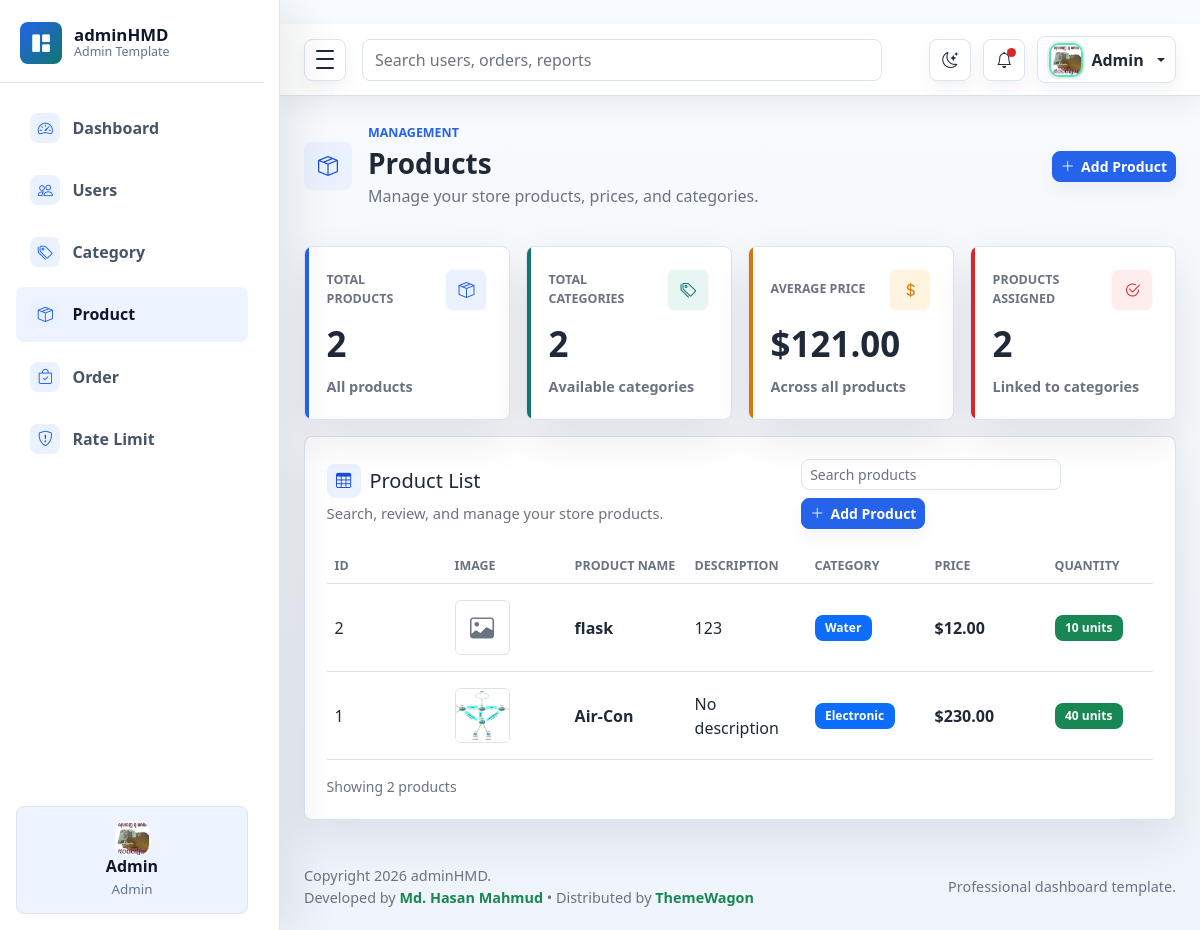
/admin/product (signed in), run on the app's committed database.
### models/product.py (models this page shows)
class Product(db.Model):
    id = db.Column(db.Integer, primary_key=True)
    name = db.Column(db.String(80), nullable=False)
    description = db.Column(db.String(255))
    price = db.Column(db.Float, nullable=False)
    qty = db.Column(db.Integer, nullable=False, default=0)
    image = db.Column(db.String(255), nullable=True)
    category_id = db.Column(db.Integer, db.ForeignKey('category.id'), nullable=False)

### models/category.py (models this page shows)
class Category(db.Model):
    id = db.Column(db.Integer, primary_key=True)
    name = db.Column(db.String(80), nullable=False)
    description = db.Column(db.String(255))
    products = db.relationship('Product', backref='category', lazy=True)

### admin/product.py (the view)
@admin_bp.get('/product')
@login_required
@limiter.limit("10 per minute")
def products():
    products = db.session.query(
        Product,
        Category.name.label('category_name')
    ).join(
        Category,
        Product.category_id == Category.id
    ).order_by(Product.id.desc()).all()
    product_list = [
        {
            'id': product.id,
            'name': product.name,
            'description': product.description,
            'price': product.price,
            'qty': product.qty,
            'image': product.image,
            'category_name': category_name
        }
        for product, category_name in products
    ]
    total_products = Product.query.count()
    total_categories = Category.query.count()
    average_price = db.session.query(
        db.func.avg(Product.price)
    ).scalar() or 0
    categorized_products = Product.query.filter(
        Product.category_id.isnot(None)
    ).count()
    return render_template(
        'admin/product/product.html',
        products=product_list,
        total_products=total_products,
        total_categories=total_categories,
        average_price=average_price,
        categorized_products=categorized_products,
        module='product'
    )

### admin/auth.py (called while the page is built)
def login_required(view):
    @wraps(view)
    def wrapped(*args, **kwargs):
        if not session.get('is_login'):
            return redirect(url_for("admin_bp.admin_login", next=request.path))
        return view(*args, **kwargs)
    return wrapped

### templates/admin/product/product.html (shortened to what this page needs)
{% extends 'admin/master.html' %}
{% block content %}
<main class="dashboard-content">
    <div class="container-fluid px-3 px-lg-4 py-4">
        <div class="page-heading">
            <div class="page-heading-copy">
                    <span class="page-icon">
                        <i class="bi bi-box-seam" aria-hidden="true"></i>
                    </span>
                <div>
                    <p class="eyebrow mb-1">Management</p>
                    <h1 class="h3 mb-1">Products</h1>
                    <p class="text-muted mb-0">Manage your store products, prices, and categories.</p>
                </div>
            </div>
            <div class="heading-actions">
                <a class="btn btn-primary btn-sm"
                   href="{{ url_for('admin_bp.add_product') }}">
                    <i class="bi bi-plus-lg" aria-hidden="true"></i> Add Product
                </a>
            </div>
        </div>
        <section class="row g-3 mt-1" aria-label="Product summary">
            <div class="col-12 col-sm-6 col-xl-3">
                <article class="metric-card metric-primary">
                    <div class="metric-top">
                        <span class="metric-label">Total Products</span>
                        <span class="metric-icon">
                                <i class="bi bi-box-seam" aria-hidden="true"></i>
                            </span>
                    </div>
                    <div class="metric-value">{{ total_products }}</div>
                    <div class="metric-meta">
                        <span>All products</span>
                    </div>
                </article>
            </div>
            <div class="col-12 col-sm-6 col-xl-3">
                <article class="metric-card metric-success">
                    <div class="metric-top">
                        <span class="metric-label">Total Categories</span>
                        <span class="metric-icon">
                                <i class="bi bi-tags" aria-hidden="true"></i>
                            </span>
                    </div>
                    <div class="metric-value">{{ total_categories }}</div>
                    <div class="metric-meta">
                        <span>Available categories</span>
                    </div>
                </article>
            </div>
            <div class="col-12 col-sm-6 col-xl-3">
                <article class="metric-card metric-warning">
                    <div class="metric-top">
                        <span class="metric-label">Average Price</span>
                        <span class="metric-icon">
                                <i class="bi bi-currency-dollar" aria-hidden="true"></i>
                            </span>
                    </div>
                    <div class="metric-value">${{ "%.2f"|format(average_price) }}</div>
                    <div class="metric-meta">
                        <span>Across all products</span>
                    </div>
                </article>
            </div>
            <div class="col-12 col-sm-6 col-xl-3">
                <article class="metric-card metric-danger">
                    <div class="metric-top">
                        <span class="metric-label">Products Assigned</span>
                        <span class="metric-icon">
                                <i class="bi bi-check2-circle" aria-hidden="true"></i>
                            </span>
                    </div>
                    <div class="metric-value">{{ categorized_products }}</div>
                    <div class="metric-meta">
                        <span>Linked to categories</span>
                    </div>
                </article>
            </div>
        </section>
        <section class="panel mt-3">
            <div class="panel-header">
                <div>
                    <h2 class="h5 mb-1 section-title">
                        <i class="bi bi-table" aria-hidden="true"></i>
                        <span>Product List</span>
                    </h2>
                    <p class="text-muted mb-0">
                        Search, review, and manage your store products.
                    </p>
                </div>
                <div class="d-flex flex-wrap gap-2">
                    <input
                            class="form-control form-control-sm table-search"
                            type="search"
                            placeholder="Search products"
                            data-table-search="productsTable"
                            aria-label="Search products">
                    <a class="btn btn-primary btn-sm"
                       href="{{ url_for('admin_bp.add_product') }}">
                        <i class="bi bi-plus-lg" aria-hidden="true"></i>
                        Add Product
                    </a>
                </div>
            </div>
            <div class="table-responsive">
                <table class="table align-middle mb-0"
                       id="productsTable"
                       data-searchable-table>
                    <thead>
                    <tr>
                        <th scope="col">ID</th>
                        <th scope="col">Image</th>
                        <th scope="col">Product Name</th>
                        <th scope="col">Description</th>
                        <th scope="col">Category</th>
                        <th scope="col">Price</th>
                        <th scope="col">Quantity</th>
                    </tr>
                    </thead>
                    <tbody>
                    {% for product in products %}
                    <tr>
                        <td>{{ product.id }}</td>
                        <td>
                            {% if product.image %}
                            <img
                                    src="{{ url_for('static', filename='uploads/products/' ~ product.image) }}"
                                    alt="{{ product.name }}"
                                    class="rounded border"
                                    width="55"
                                    height="55"
                                    style="object-fit: cover;"
                            >
                            {% else %}
                            <div class="rounded border d-flex align-items-center justify-content-center text-muted"
                                 style="width: 55px; height: 55px;">
                                <i class="bi bi-image fs-4" aria-hidden="true"></i>
                            </div>
                            {% endif %}
                        </td>
                        <td>
                                    <span class="fw-semibold">
                                        {{ product.name }}
                                    </span>
                        </td>
                        <td>
                            {{ product.description or 'No description' }}
                        </td>
                        <td>
                                    <span class="badge bg-primary">
                                        {{ product.category_name }}
                                    </span>
                        </td>
                        <td class="fw-semibold">
                            ${{ "%.2f"|format(product.price) }}
                        </td>
                        <td>
                            {% if product.qty <= 0 %}
                            <span class="badge bg-danger">Out of Stock</span>
                            {% elif product.qty <= 5 %}
                            <span class="badge bg-warning text-dark">
                                Low Stock ({{ product.qty }})
                            </span>
                            {% else %}
                            <span class="badge bg-success">
                                {{ product.qty }} units
                            </span>
                            {% endif %}
                        </td>
                    </tr>
                    {% endfor %}
                    </tbody>
                </table>
            </div>
            <div class="d-flex flex-column flex-sm-row align-items-sm-center justify-content-between gap-3 mt-3">
                <p class="text-muted small mb-0">
                    Showing {{ products|length }} products
                </p>
            </div>
        </section>
    </div>
</main>
{% endblock %}

### data on the page
Product: id "2", name "flask", description "123", category_name "Water", price "12.00", qty "10"
Product: id "1", image (picture), name "Air-Con", description "No description", category_name "Electronic", price "230.00", qty "40"

### other printed values
{{ session.get('username', 'User') }} "Admin"
{{ session.get('role', 'User')|capitalize }} "Admin"
{{ total_products }} "2"
{{ total_categories }} "2"
{{ "%.2f"|format(average_price) }} "121.00"
{{ categorized_products }} "2"
{{ products|length }} "2"
